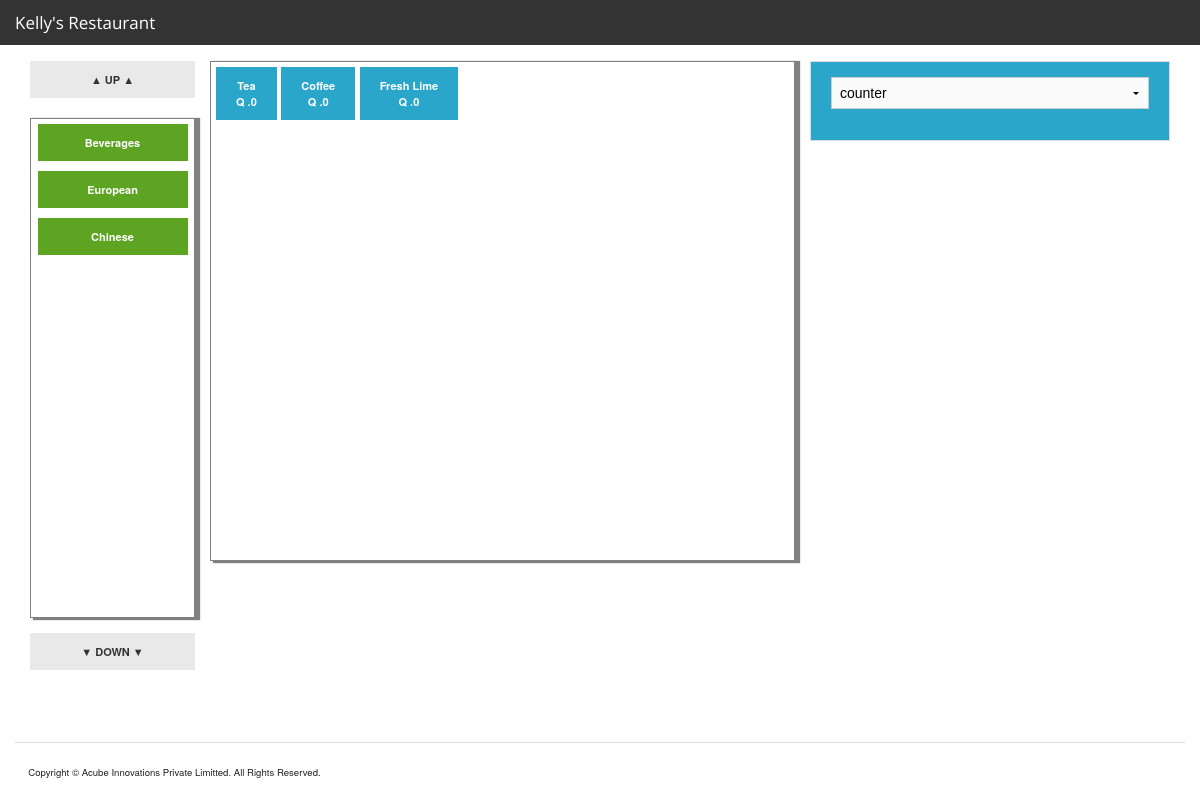
The app's page /kitchen/add_items.php (signed in) with its own data.
### tables this page shows
CREATE TABLE IF NOT EXISTS `item_categories` (
  `id` int(11) NOT NULL AUTO_INCREMENT,
  `name` varchar(255) NOT NULL,
  `status_id` int(11) NOT NULL,
  `parent_id` int(11) DEFAULT NULL COMMENT 'Category may have valid parent category',
  PRIMARY KEY (`id`)
);

### kitchen/add_items.php (called while the page is built, shortened)
<?php session_start();
require(ROOT_PATH.'include/class/class_page/class_page.php');
$page = new Page;
	$page->root_path = ROOT_PATH;
	$page->current_url = $current_url;
	$page->title = "Restaurant";
	$page->page_name = 'additems';
	$page->layout = 'restaurant.html';
    $page->conf_list = array("conf.php");
    $page->menuconf_list = array("menu_conf.php");
	$page->connection_list = array("connection.php");
	$page->function_list = array("functions.php");
	$page->class_list = array("class_counter_session.php","class_item.php","class_itemcategory.php","class_counter_item.php","class_counter.php");
	$page->access_list = array("MASTER_KITCHEN","KITCHEN");
	$page->script_list = array("jquery.min.js");
    $index=0;
	$content_list[$index]['file_name']='kitchen/inc_right_menu.php';
    $content_list[$index]['var_name']='right_menu';
	$page->content_list = $content_list;
	$page->module_path = 'modules/kitchen/';
    $page->module = 'add_items';
	$page->display();
?>

### modules/kitchen/add_items/code.php (called while the page is built, shortened)
<?php
$item=new Item($myconnection);
$item->connection=($myconnection);
$mycounter=new Counter($myconnection);
$mycounter->connection=($myconnection);
$item_category=new ItemCategory($myconnection);
$item_category->connection=($myconnection);
$counteritem=new CounterItem($myconnection);
$counteritem->connection=($myconnection);
$array_item_category=$item_category->get_list_array();
$get_item=$item->get_list_array();
$item->item_category_id=1;
$get_item_sub=$item->get_items_by_category();
$getcounters=$mycounter->get_array();
?>

### include/class/class_itemcategory/class_itemcategory.php (called while the page is built, shortened)
<?php
class ItemCategory{
	var  $connection;
function get_list_array($start_record = 0,$max_records = 25){
	$item_category = array();$i=0;
		$strSQL = "SELECT id,name,status_id,parent_id FROM item_categories";
		$rsRES = mysql_query($strSQL,$this->connection) or die(mysql_error(). $strSQL );
		if ( mysql_num_rows($rsRES) > 0 )
					{
					while ( list ($id,$name,$status_id,$parent_id) = mysql_fetch_row($rsRES) ){
						$item_category[$i]["id"] =  $id;
						$item_category[$i]["name"] = $name;
						$item_category[$i]["status_id"] = $status_id;
						$item_category[$i]["parent_id"] = $parent_id;
						$i++;
           		 	}
            return $item_category;
       		}else{
			$this->error_number = 4;
			$this->error_description="Can't list item";
			return false;
    			}
}
	}

### include/class/class_item/class_item.php (called while the page is built, shortened)
<?php
Class item{
	var $connection ="";
	var $item_category_id="";
function get_list_array()
	{
		$items = array();$i=0;
		$strSQL = "SELECT  id,name,item_category_id,rate,tax,status_id, packing_id, from_master_kitchen FROM items";
		$rsRES = mysql_query($strSQL,$this->connection) or die(mysql_error(). $strSQL );
		if ( mysql_num_rows($rsRES) > 0 )
					{
					while ( list ($id,$name,$item_category_id,$rate,$tax,$status_id,$packing_id,$from_master_kitchen) = mysql_fetch_row($rsRES) ){
						$items[$i]["id"] =  $id;
						$items[$i]["name"] = $name;
						$items[$i]["item_category_id"] = $item_category_id;
						$items[$i]["rate"] = $rate;
						$items[$i]["tax"] = $tax;
						$items[$i]["status_id"] = $status_id;
						$items[$i]["packing_id"] = $packing_id;
						$items[$i]["from_master_kitchen"] = $from_master_kitchen;
						$i++;
           		 	}
            return $items;
       		}else{
			$this->error_number = 4;
			$this->error_description="Can't list item";
			return false;
    			}
		}
function get_items_by_category(){
		$items = array();
			$i=0;
			$strSQL = "SELECT  id,name,item_category_id,rate,tax,from_master_kitchen FROM items WHERE item_category_id=".$this->item_category_id;
			$rsRES = mysql_query($strSQL,$this->connection) or die(mysql_error(). $strSQL );
			if ( mysql_num_rows($rsRES) > 0 )
				 {
					while ( list ($id,$name,$item_category_id,$rate,$tax,$from_master_kitchen) = mysql_fetch_row($rsRES) ){
						$items[$i]['id'] =  $id;
						$items[$i]['name'] =  $name;
						$items[$i]['item_category_id'] =$item_category_id;
						$items[$i]['rate'] =  $rate;
						$items[$i]['tax'] =  $tax;
						$items[$i]['from_master_kitchen'] =  $from_master_kitchen;
						$i++;
           		 	}
            		return $items;
       				}else{
					$this->error_number = 4;
					$this->error_description="Can't list item";
					return false;
    				}
			}
}
?>

### include/class/class_counter_item/class_counter_item.php (called while the page is built, shortened)
<?php
class CounterItem{
	var $connection="";
	var $counter_id = gINVALID;
	var $item_id = gINVALID;
	function get_item_quantity_today(){
		$strSQL = "SELECT sum(quantity) as total_quantity FROM counter_items WHERE  DATE_FORMAT(date,'%Y-%m-%d') = '".date("Y-m-d")."' AND counter_id = '".$this->counter_id."'"." AND item_id = '".$this->item_id."'";
			 $strSQL1 = "SELECT sum(quantity) as bill_item_total_quantity FROM bill_items WHERE  created LIKE '".date("Y-m-d")."%' AND counter_id = '".$this->counter_id."'"." AND item_id = '".$this->item_id. "' AND bill_item_status_id='".BILL_ITEM_STATUS_ACTIVE."'";
		$rsRES	= mysql_query($strSQL,$this->connection) or die(mysql_error().$strSQL);
		$rsRES1	= mysql_query($strSQL1,$this->connection) or die(mysql_error().$strSQL1);
		 if(mysql_num_rows($rsRES) > 0){
				$this->quantity =mysql_result($rsRES,0,'total_quantity');
				$this->bill_item_total_quantity =mysql_result($rsRES1,0,'bill_item_total_quantity');
				$available_quantity=($this->quantity)-($this->bill_item_total_quantity);
				return $available_quantity;
			}else{
				$this->quantity = 0;
				return false;
			}
	}
  }

### include/class/class_counter/class_counter.php (called while the page is built, shortened)
<?php
class Counter{
	var $connection="";
function get_array(){
       $users = array();
       $strSQL = "SELECT id,username FROM counters ORDER BY username";
       $rsRES = mysql_query($strSQL,$this->connection) or die(mysql_error(). $strSQL );
       if ( mysql_num_rows($rsRES) > 0 ){
       while ( list ($id,$username) = mysql_fetch_row($rsRES) ){
         $users[$id] = $username;
       }
       return $users;
       }
       else{
       $this->error_number = 4;
       $this->error_description="Can't list users";
       return false;
       }
}
  }

### modules/kitchen/add_items/view.php (the view, shortened to what this page needs)
<div class="row">
<div class="medium-12 columns counter">
<br>
	  <div class="medium-2 columns ">
			<a href="#" class="tiny fixed button   secondary" id="scroll_up" ><b>&#x25B2; UP &#x25B2;</b></a>
		<div class="categories" align="center" id="item-container" >
			<?php if(isset($array_item_category)){ $item_index=0; while($item_index<count($array_item_category)) {?>
				<a href="#" class="tiny button success  item_category " item_id="<?php echo $array_item_category[$item_index]['id'];?>"><b><?php echo $array_item_category[$item_index]['name']; ?></b></a>
				<?php $item_index++; } } ?>
			 </div>
			<a href="#" class="tiny button fixed  secondary" id="scroll_down" ><strong>&#x25BC; DOWN &#x25BC;</strong></a>
	  </div>
		<div class="medium-6 columns " id="item-container">
		  <div class="items" id="item-inner-container" >
				<?php if($get_item_sub!=false){
			$count = count($get_item_sub);
			$item_index=0;
					while($item_index<$count){
			$counteritem->counter_id=$_SESSION[SESSION_TITLE.'counter_id'];
			$counteritem->item_id=$get_item[$item_index]["id"];
			$available_quantity=$counteritem->get_item_quantity_today();
			   ?>
			<a href="#" class="tiny button items" item_id="<?php echo $get_item_sub[$item_index]['id']; ?>" item_details="<?php echo $get_item_sub[$item_index]['name'].'/'.$get_item_sub[$item_index]['rate'].'/'.$get_item_sub[$item_index]['tax'];?>"><b><?php echo $get_item_sub[$item_index]["name"].'<br>  Q .'.$available_quantity; ?></b></a>
		<?php
		$item_index++;
		 }
		}
		?>
		 </div>
		</div>
			<div class="medium-4 columns" >
			<ul class="pricing-table">
				<li class="title"> <?php if ($_SESSION[SESSION_TITLE.'user_type']== MASTER_KITCHEN){
				echo populate_array("lstcounter", $getcounters,$_SESSION[SESSION_TITLE.'counter_id'],false,false);
				} else { echo "Counter No:". $_SESSION[SESSION_TITLE.'counter_id'];} ?> </li>
				</ul>
			</div>
		<div class="row">
			<div class="medium-12 columns">
				<br>
				<div class="medium-4 columns">
				</div>
				</div>
				</div>
			</div>
		</div>
	</div>
</div>

### modules/kitchen/add_items/style.css (style rules this page uses)
#item-container { background:#fff !important; min-height:500px !important; box-shadow:4px 1px 1px 1px gray; border:1px solid gray; padding:5px; }
.categories { background:#fff; height:400px; box-shadow:1px 1px 1px 1px gray; border:1px solid gray; display:block; overflow-y:scroll; margin-bottom:15px; }
.categories .button { width:150px; margin:5px; }
.pricing-table .title { background-color: #2ba6cb; }

### records on screen
item_categories: name "Beverages"
item_categories: name "European"
item_categories: name "Chinese"

### other values on screen
$get_item_sub[$item_index]["name"] "Tea"
$available_quantity "0"
$get_item_sub[$item_index]["name"] "Coffee"
$get_item_sub[$item_index]["name"] "Fresh Lime"
form field lstcounter "counter"
